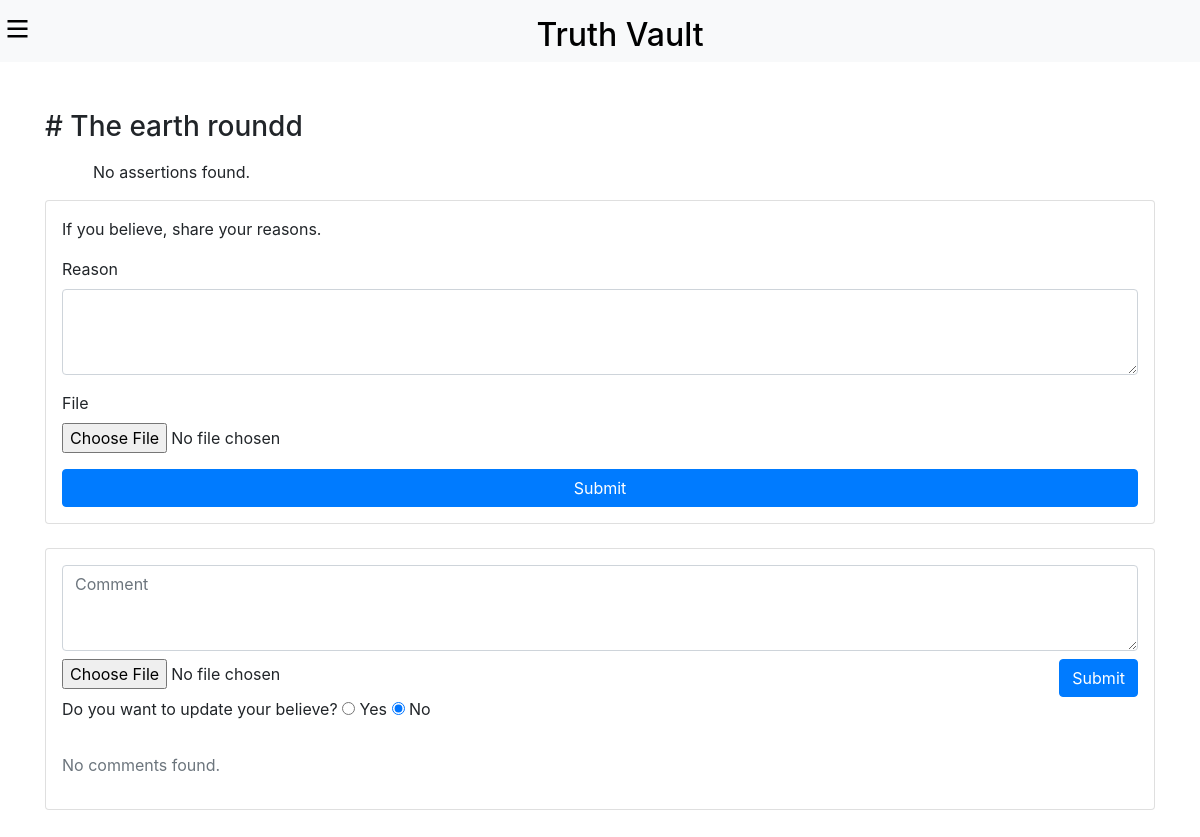
The page /reasons/26/ on the database as committed earlier.
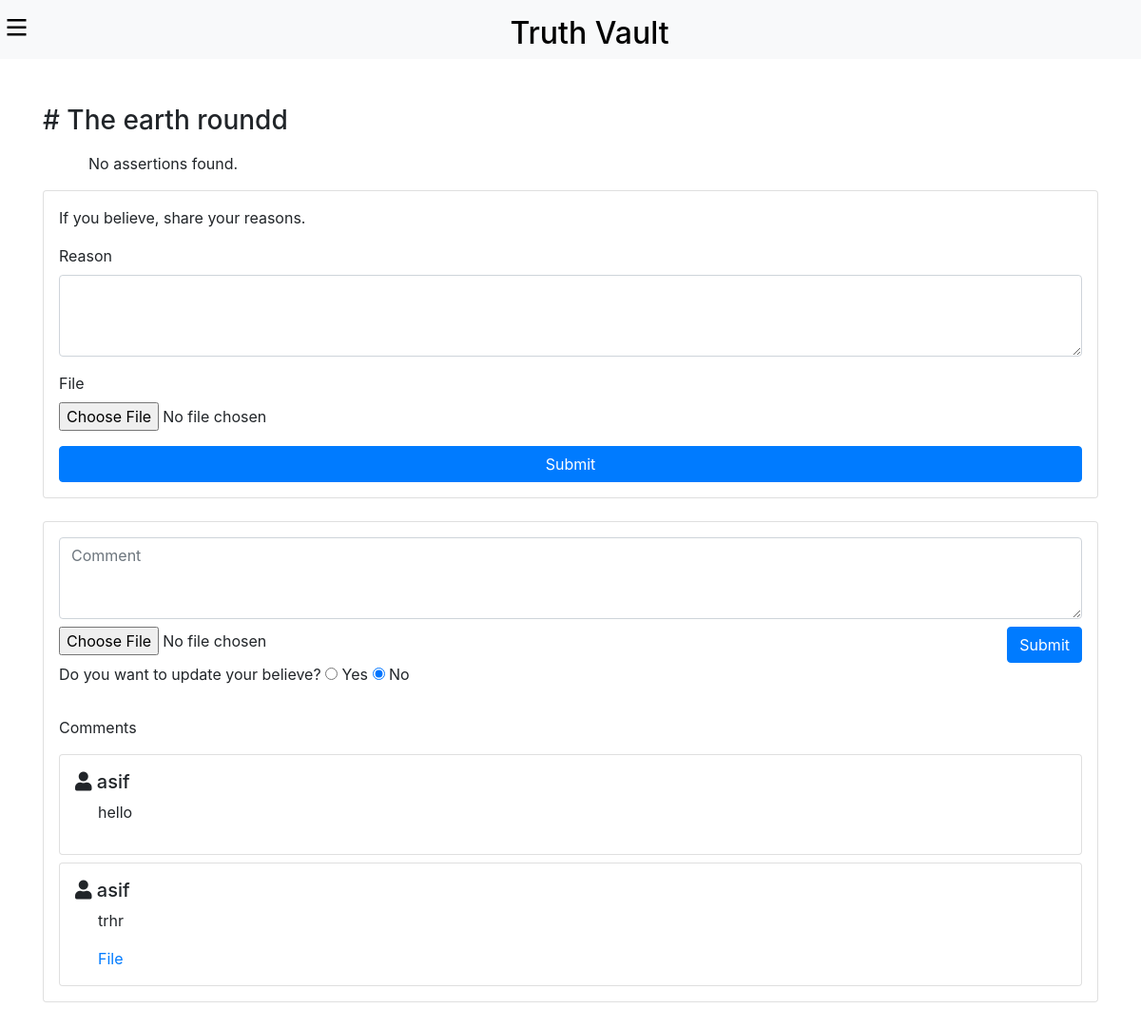
The same page on the database as committed later.
### truthlist/models.py (models this page shows, shortened)
class Comment(models.Model):
    user = models.ForeignKey(User, on_delete=models.CASCADE)
    question = models.ForeignKey(Question, on_delete=models.CASCADE)
    comment = models.TextField()
    file = models.FileField(upload_to='comments/', null=True, blank=True)
    date = models.DateTimeField(auto_now_add=True)

### truthlist/views.py (the view, shortened to what this page needs)
# urls.py: path('reasons/<int:id>/', views.reasons, name='reasons'),
def reasons(request, id):
    question = Question.objects.get(id=id)
    all_reasons = Reason.objects.filter(question=question)
    all_comments = Comment.objects.filter(question=question)
    return render(request, 'truthlist/reasons.html', {'question': question, 'reasons': all_reasons, 'comments': all_comments})

### truthlist/templates/truthlist/reasons.html (shortened to what the changed rows need)
{% extends 'truthlist/base.html' %}
{% load static %}
{% block content %}
<div class="container mt-5">
    <h3># {{question.question}}</h1>
    <div class="mt-4 card p-3 mb-5">
        <div id="comment-section">
            {% if comments %}
                <p class="mt-3">Comments</p>
            {% else %}
                <p class="mt-3 text-muted">No comments found.</p>
            {% endif %}
            <div id="comment-list">
                {% for comment in comments %}
                    <div class="card p-3 mt-2">
                        <div class="d-flex justify-content-between">
                            <h5>
                                <i class="fas fa-user"></i>
                                {{comment.user.username}}
                            </h5>
                        </div>
                        <div class="ml-4">
                            <p>{{ comment.comment }}</p>
                            {% if comment.file %}
                                <a href="{{ comment.file.url }}" target="_blank">File</a>
                            {% endif %}
                        </div>
                    </div>
                {% endfor %}
            </div>
        </div>
    </div>
</div>
{% endblock %}

Rows that differ between the two databases and show on the page:
added Comment: user.username "asif", comment "hello"
added Comment: user.username "asif", comment "trhr"
Other text that changed with them:
text no longer shown: "No comments found."
text now shown: "Comments"
